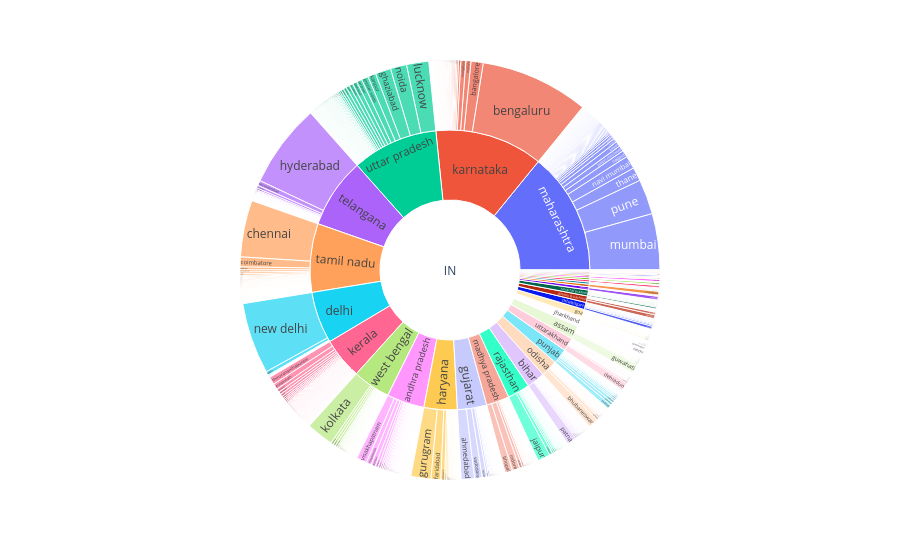

Notebook code for this chart:
### Markdown cell above
#### Chart - 10

### Code cell
# Chart - 10 visualization code
# A Sunburst chart — an interactive, hierarchical pie chart
# The hierarchy goes: Country → State → City
# The size of each slice is proportional to the total Amount (revenue) from that region
# Great for drilling down geographically: click to explore state-level and city-level data
fig = px.sunburst(df, path=['ship-country', 'ship-state', 'ship-city'], values='Amount')
fig.show()

### Figure 1 — Plotly figure (JSON) as saved in the notebook; plotly's stock layout.template omitted (floating-point values rounded to 4 significant figures; data arrays with more than 128 entries replaced by an {"elided": "..."} marker saying what was removed)
{"data": [{"branchvalues": "total", "domain": {"x": [0, 1], "y": [0, 1]}, "hovertemplate": "labels=%{label}<br>Amount=%{value}<br>parent=%{parent}<br>id=%{id}<extra></extra>", "ids": {"elided": "1932 str values"}, "labels": {"elided": "1932 str values"}, "name": "", "parents": {"elided": "1932 str values"}, "type": "sunburst", "values": {"elided": "1932 float values"}}], "layout": {"legend": {"tracegroupgap": 0}, "margin": {"t": 60}}}
